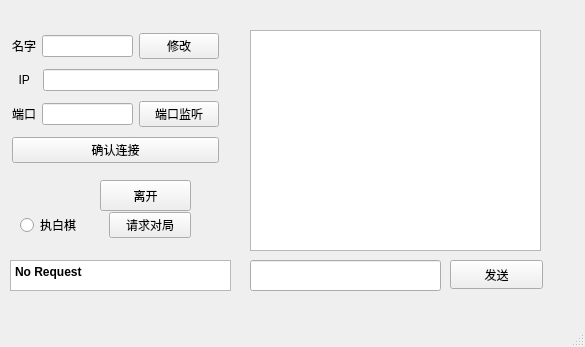
<?xml version="1.0" encoding="UTF-8"?>
<ui version="4.0">
 <class>NetWindow</class>
 <widget class="QMainWindow" name="NetWindow">
  <property name="geometry">
   <rect>
    <x>0</x>
    <y>0</y>
    <width>585</width>
    <height>347</height>
   </rect>
  </property>
  <property name="windowTitle">
   <string>MainWindow</string>
  </property>
  <widget class="QWidget" name="centralwidget">
   <widget class="QTextBrowser" name="ChatBox">
    <property name="geometry">
     <rect>
      <x>250</x>
      <y>30</y>
      <width>291</width>
      <height>221</height>
     </rect>
    </property>
   </widget>
   <widget class="QPushButton" name="ChatButton">
    <property name="geometry">
     <rect>
      <x>450</x>
      <y>260</y>
      <width>93</width>
      <height>29</height>
     </rect>
    </property>
    <property name="text">
     <string>发送</string>
    </property>
   </widget>
   <widget class="QLineEdit" name="ChatEdit">
    <property name="geometry">
     <rect>
      <x>250</x>
      <y>260</y>
      <width>191</width>
      <height>31</height>
     </rect>
    </property>
   </widget>
   <widget class="QTextBrowser" name="StatusLabel">
    <property name="geometry">
     <rect>
      <x>10</x>
      <y>260</y>
      <width>221</width>
      <height>31</height>
     </rect>
    </property>
    <property name="font">
     <font>
      <pointsize>12</pointsize>
      <bold>true</bold>
     </font>
    </property>
    <property name="html">
     <string>&lt;!DOCTYPE HTML PUBLIC &quot;-//W3C//DTD HTML 4.0//EN&quot; &quot;http://www.w3.org/TR/REC-html40/strict.dtd&quot;&gt;
&lt;html&gt;&lt;head&gt;&lt;meta name=&quot;qrichtext&quot; content=&quot;1&quot; /&gt;&lt;meta charset=&quot;utf-8&quot; /&gt;&lt;style type=&quot;text/css&quot;&gt;
p, li { white-space: pre-wrap; }
hr { height: 1px; border-width: 0; }
li.unchecked::marker { content: &quot;\2610&quot;; }
li.checked::marker { content: &quot;\2612&quot;; }
&lt;/style&gt;&lt;/head&gt;&lt;body style=&quot; font-family:'Microsoft YaHei UI'; font-size:12pt; font-weight:700; font-style:normal;&quot;&gt;
&lt;p style=&quot; margin-top:0px; margin-bottom:0px; margin-left:0px; margin-right:0px; -qt-block-indent:0; text-indent:0px;&quot;&gt;&lt;span style=&quot; font-size:9pt;&quot;&gt;No Request&lt;/span&gt;&lt;/p&gt;&lt;/body&gt;&lt;/html&gt;</string>
    </property>
   </widget>
   <widget class="QWidget" name="layoutWidget">
    <property name="geometry">
     <rect>
      <x>12</x>
      <y>29</y>
      <width>207</width>
      <height>142</height>
     </rect>
    </property>
    <layout class="QVBoxLayout" name="verticalLayout">
     <item>
      <layout class="QHBoxLayout" name="horizontalLayout">
       <item>
        <widget class="QLabel" name="label">
         <property name="text">
          <string>名字</string>
         </property>
        </widget>
       </item>
       <item>
        <widget class="QLineEdit" name="NameEdit"/>
       </item>
       <item>
        <widget class="QPushButton" name="setNameButton">
         <property name="text">
          <string>修改</string>
         </property>
        </widget>
       </item>
      </layout>
     </item>
     <item>
      <layout class="QHBoxLayout" name="horizontalLayout_2">
       <item>
        <widget class="QLabel" name="label_2">
         <property name="text">
          <string>  IP  </string>
         </property>
        </widget>
       </item>
       <item>
        <widget class="QLineEdit" name="IPEdit"/>
       </item>
      </layout>
     </item>
     <item>
      <layout class="QHBoxLayout" name="horizontalLayout_3">
       <item>
        <widget class="QLabel" name="label_3">
         <property name="text">
          <string>端口</string>
         </property>
        </widget>
       </item>
       <item>
        <widget class="QLineEdit" name="PORTEdit"/>
       </item>
       <item>
        <widget class="QPushButton" name="setPortButton">
         <property name="text">
          <string>端口监听</string>
         </property>
        </widget>
       </item>
      </layout>
     </item>
     <item>
      <layout class="QHBoxLayout" name="horizontalLayout_4">
       <item>
        <widget class="QPushButton" name="ResetButton">
         <property name="text">
          <string>确认连接</string>
         </property>
        </widget>
       </item>
      </layout>
     </item>
    </layout>
   </widget>
   <widget class="QWidget" name="layoutWidget">
    <property name="geometry">
     <rect>
      <x>20</x>
      <y>210</y>
      <width>171</width>
      <height>31</height>
     </rect>
    </property>
    <layout class="QHBoxLayout" name="horizontalLayout_5">
     <item>
      <widget class="QRadioButton" name="ColorButton">
       <property name="text">
        <string>执白棋</string>
       </property>
      </widget>
     </item>
     <item>
      <widget class="QPushButton" name="RequestButton">
       <property name="text">
        <string>请求对局</string>
       </property>
      </widget>
     </item>
    </layout>
   </widget>
   <widget class="QPushButton" name="LeaveButton">
    <property name="geometry">
     <rect>
      <x>100</x>
      <y>180</y>
      <width>91</width>
      <height>31</height>
     </rect>
    </property>
    <property name="text">
     <string>离开</string>
    </property>
   </widget>
  </widget>
  <widget class="QMenuBar" name="menubar">
   <property name="geometry">
    <rect>
     <x>0</x>
     <y>0</y>
     <width>585</width>
     <height>26</height>
    </rect>
   </property>
  </widget>
  <widget class="QStatusBar" name="statusbar"/>
 </widget>
 <resources/>
 <connections/>
</ui>
